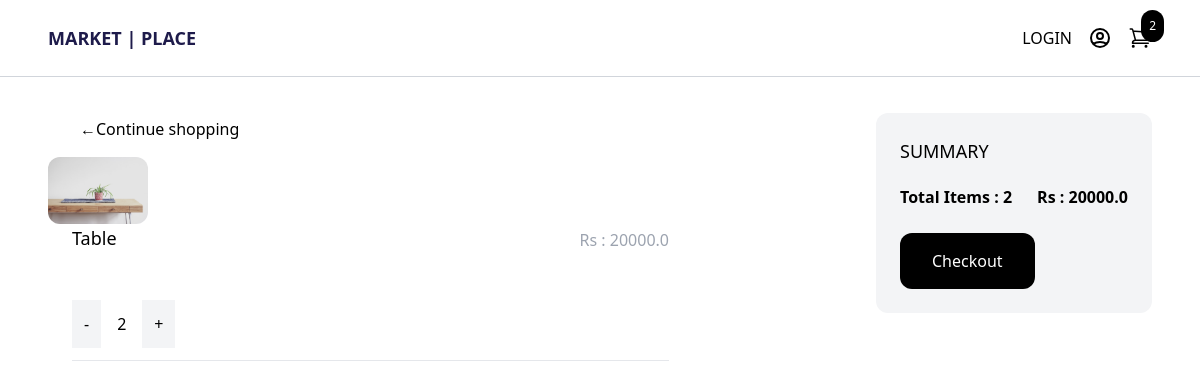
The app's page /cart/ (signed in), older data.
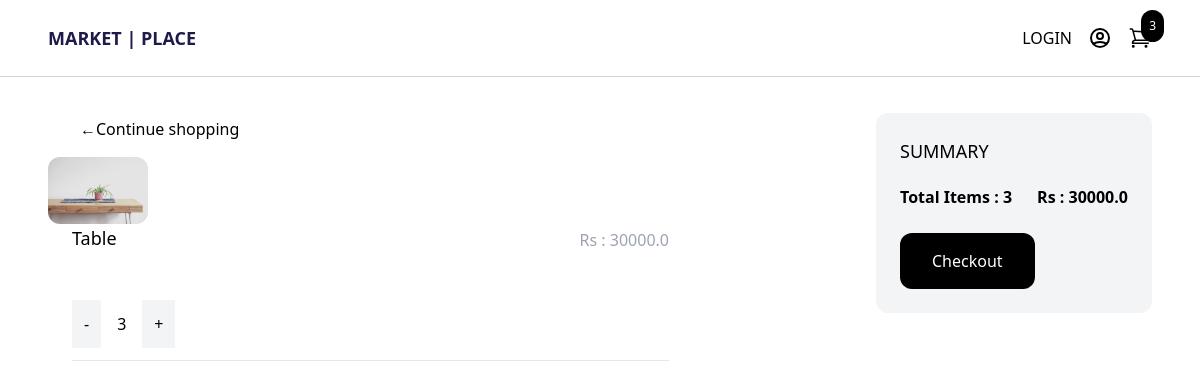
The same page, newer data.
### store/models.py (models this page shows, shortened)
class OrderItem(models.Model):
    product = models.ForeignKey(Product, on_delete=models.SET_NULL, blank=True, null=True)
    order = models.ForeignKey(Order, on_delete=models.SET_NULL, blank=True, null=True)
    quantity = models.IntegerField(default=0, null=True, blank=True)
    date_added = models.DateTimeField(auto_now_add=True)
    @property
    def get_total(self):
        total = self.product.price * self.quantity
        return total

class Product(models.Model):
    name = models.CharField(max_length=255, null=True)
    price = models.FloatField()
    digital = models.BooleanField(default=False, null=True, blank=True)
    image = models.ImageField(blank=True, null=True)

class Order(models.Model):
    customer = models.ForeignKey(Customer, on_delete=models.SET_NULL, blank=True, null=True)
    date_ordered = models.DateTimeField(auto_now_add=True)
    complete = models.BooleanField(default=False, null=True, blank=False)
    transaction_id = models.CharField(max_length=255, null=True)
    @property
    def get_cart_total(self):
        orderitems = self.orderitem_set.all()
        total = sum([item.get_total for item in orderitems])
        return total
    @property
    def get_cart_items(self):
        orderitems = self.orderitem_set.all()
        total = sum([item.quantity for item in orderitems])
        return total

### store/views.py (the view, shortened to what this page needs)
# urls.py: path('cart/', views.cart, name="cart"),
def cart(request):
    if request.user.is_authenticated:
        customer = request.user.customer
        order, created = Order.objects.get_or_create(customer=customer, complete=False)
        items = order.orderitem_set.all()
        cartItems = order.get_cart_items
    context = {'items': items, 'order': order, 'cartItems':cartItems}
    return render(request, 'store/cart.html', context)

### store/templates/store/cart.html
{% extends 'store/main.html' %}
{% block content %}
<div class="max-w-6xl mx-auto flex flex-wrap items-start py-6 px-6 xl:px-0">
   {% for item in items %}
   <div class="products w-full lg:w-3/4">
    <a href="{% url 'store' %}" class="inline-block px-8 py-4 rounded-xl  text-black">
        &#x2190;Continue shopping
    </a>
    <a href="#" class="w-1/4">
        <img class="hover:shadow-lg rounded-xl" src="{{ item.product.image.url }}" width="100px"></img>
    </a>
    <div class="w-3/4 pl-6">
        <div class="flex justify-between">
            <a href="#" class="text-lg"> {{ item.product.name }} </a>
            <span class="mb-6 pt-1 text-gray-400">Rs : {{ item.get_total }}</span>
        </div>
        <div class="quantity mt-6 flex items-center space-x-4 mb-3 ">
            <a class="p-3 bg-gray-100 update-cart" data-product="{{item.product.id}}" data-action="remove">-</a>
            <span>{{ item.quantity }}</span>
            <a class="p-3 bg-gray-100 update-cart" data-product="{{item.product.id}}" data-action="add" >+</a>
        </div>
        <hr>
    </div>
</div>
   {% endfor %}
    <div class="summary w-full lg:w-1/4 p-6 bg-gray-100 rounded-xl mt-3">
        <h2 class="uppercase text-lg mb-5">Summary</h2>
        <div class="mb-6 flex justify-between">
            <span class="font-semibold">Total Items : {{ order.get_cart_items }}</span>
            <span class="font-semibold">Rs : {{ order.get_cart_total }}</span>
        </div>
        <a href="{% url 'check_out' %}" class="inline-block px-8 py-4 rounded-xl bg-black hover:bg-gray-700 text-white">Checkout</a>
    </div>
</div>
{% endblock %}

Row changes from the older to the newer data that the page shows:
changed OrderItem "Table": get_total "20000.0" → "30000.0"; quantity "2" → "3"
changed through a linked row, Order: get_cart_items "2" → "3"; get_cart_total "20000.0" → "30000.0"
Text that changed along with them:
{{ cartItems }}: "2" → "3"
